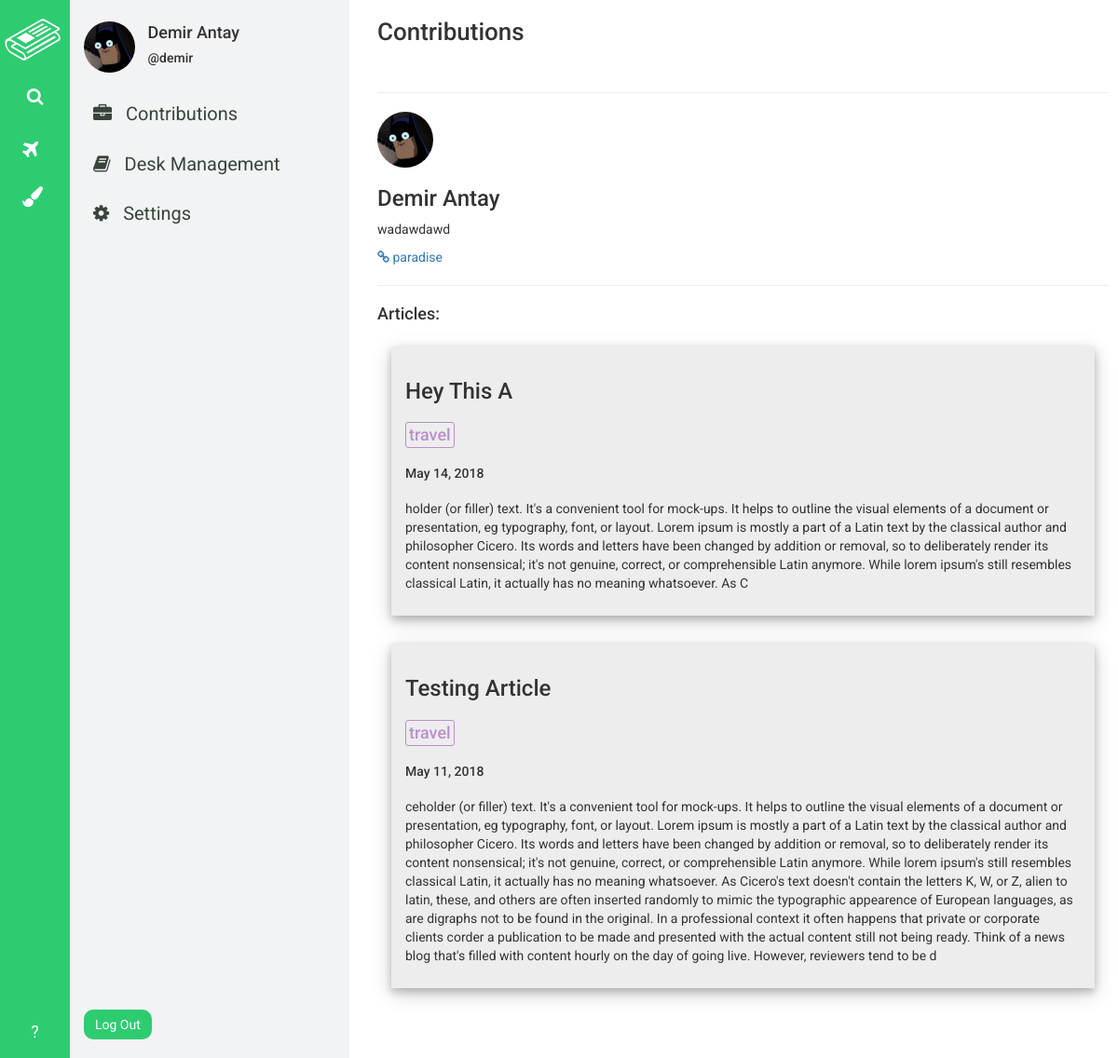
/profile/contributions/ (signed in), run on an earlier commit of the app's database.
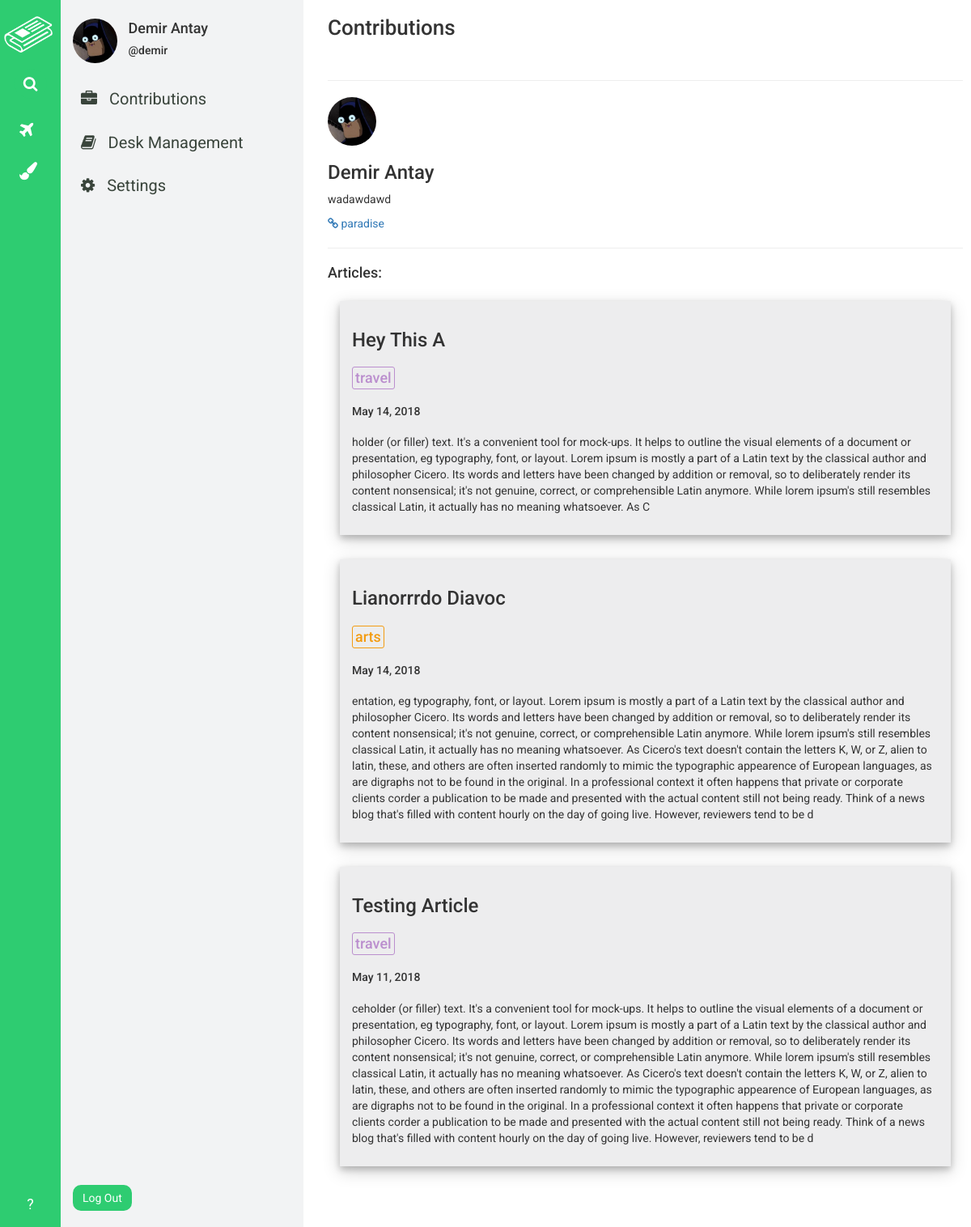
And on a later commit of the database.
### desk_app/models.py (models this page shows, shortened)
class DeskWorkers(models.Model):
    worker = models.ForeignKey(User, on_delete=models.CASCADE)
    joined_desk = models.ForeignKey(Desk, on_delete=models.CASCADE)

class Desk(models.Model):
    sub_editor = models.ForeignKey(User, on_delete=models.CASCADE)
    image = models.ImageField(
        upload_to='deks_images/', blank=False, null=False
    )
    CATEGORY_CHOICES = (
        ('WORLD', 'fa fa-globe'),
        ('METRO', 'fa fa-building'),
        ('POLITICS', 'fa-flag'),
        ('BUSINESS', 'fa fa-suitcase'),
        ('TECH', 'fa fa-code'),
        ('SCIENCE', 'fa fa-flask'),
        ('OPINION', 'fa fa-gavel'),
        ('HEALTH', 'fa fa-heart'),
        ('SPORTS', 'fa fa-bicycle'),
        ('ARTS', 'fa fa-paint-brush'),
        ('BOOKS', 'fa fa-book'),
        ('STYLE', 'fa fa-eye'),
        ('TRAVEL', 'fa fa-plane'),
        ('MAGAZINE', 'fa fa-file'),
        ('TABLOID', 'fa fa-phone'),
    )
    CATEGORY_COLOR_CHOICES = (
        ('WORLD', '#3498DB'),
        ('METRO', '#2980B9'),
        ('POLITICS', '#5D6D7E'),
        ('BUSINESS', '#2E4053'),
        ('TECH', '#F4D03F'),
        ('SCIENCE', '#2ECC71'),
        ('OPINION', '#9B59B6'),
        ('HEALTH', '#E74C3C'),
        ('SPORTS', '#58D68D'),
        ('ARTS', '#F39C12'),
        ('BOOKS', '#E67E22'),
        ('STYLE', '#F5B7B1'),
        ('TRAVEL', '#BB8FCE'),
        ('MAGAZINE', '#8E44AD'),
        ('TABLOID', '#A569BD'),
    )
    category = models.CharField(max_length=50, choices=CATEGORY_CHOICES)
    category_color = models.CharField(
        max_length=50, choices=CATEGORY_COLOR_CHOICES
    )
    name = models.CharField(max_length=30)
    description = models.TextField()
    creation_date = models.DateField(default=timezone.now)

class Article(models.Model):
    author = models.ForeignKey(User, on_delete=models.CASCADE)
    author_settings = models.ForeignKey(
            ProfileSettings, on_delete=models.CASCADE, null=True
        )
    desk = models.ForeignKey('Desk', on_delete=models.CASCADE, null=True)
    title = models.CharField(max_length=120)
    content = models.TextField()
    publish_date = models.DateField(default=timezone.now)
    category = models.CharField(max_length=50)
    pushed_to_done = models.BooleanField(default=False)
    pushed_to_publish = models.BooleanField(default=False)

### profile_app/views.py (the view)
# urls.py: path('contributions/', views.contributions, name='contributions'),
@login_required
def contributions(request):
    current_user = get_object_or_404(User, pk=request.user.id)
    try:
        current_user_articles = Article.objects.filter(author=current_user)\
                                    .order_by('-publish_date')
    except ObjectDoesNotExist:
        current_user_articles = None
    try:
        current_user_settings = ProfileSettings.objects.get(user=current_user)
    except ObjectDoesNotExist:
        current_user_settings = None
    try:
        current_user_desks = DeskWorkers.objects.filter(worker=current_user)
    except ObjectDoesNotExist:
        current_user_desks = None
    data = {
        'current_user': current_user,
        'has_profile_navbar': True,
        'current_user_settings': current_user_settings,
        'current_user_desks': current_user_desks,
        'current_user_articles': current_user_articles,
    }
    return render(request, 'profile_app/contributions.html', context=data)

### templates/profile_app/contributions.html
{% extends 'base.html' %}
{% load staticfiles %}
{% block css_link %}
<link rel="stylesheet" href="{% static 'profile_app/css/contributions_style.css' %}" />
{% endblock %}
{% block content %}
<div id="wrapper">
  <h3 id="header">Contributions</h3>
  <br />
  <hr />
  <img src="{{current_user_settings.profile_photo.url}}" alt="pp_image" height="60px" width="60px" />
  <h3>{{ current_user_settings.name }}</h3>
  <p>{{ current_user_settings.bio }}</p>
  <a href="{{ current_user_settings.personal_link }}"><i class="fa fa-link"></i> {{ current_user_settings.personal_link }}</a>
  <hr />
  <h4>Articles:</h4>
  <div id="articles-container">
    {% for article in current_user_articles %}
      <div id="article-cell">
        <h3>{{ article.title }}</h3>
        <h4 style="color:{{article.desk.get_category_color_display}}; border: 1px solid {{article.desk.get_category_color_display}}; display:inline-block; padding:3px; border-radius: 3px;">{{ article.category|lower }}</h4>
        <h5 style="margin-bottom:20px;">{{ article.publish_date }}</h5>
        <p>{{ article.content }}</p>
      </div>
    {% endfor %}
  </div>
</div>
{% endblock %}

### templates/base.html (shortened to what this page needs)
{% load staticfiles %}
<!DOCTYPE html>
<html>
<head>
  <link rel="stylesheet" href="https://maxcdn.bootstrapcdn.com/bootstrap/3.3.7/css/bootstrap.min.css">
  <link rel="stylesheet" href="https://cdnjs.cloudflare.com/ajax/libs/font-awesome/4.7.0/css/font-awesome.min.css">
  <link rel="stylesheet" href="{% static 'base.css' %}">
  {% block css_link %}{% endblock %}
</head>
<body>
  {% if has_profile_navbar == True %}
    <div id="home-navbar-left-part">
      <a href="{% url 'dashboard' %}"><img src="{% static 'assets/white-logo.png' %}" alt="logo"/></a>
      <a id="home-search-link" href="{% url 'search' %}"><p class="text-center"><i class="fa fa-search"></i></p></a>
      <div id="home-desk-links">
        {% for desk in current_user_desks %}
          <a href="{% url 'to_do' deskname=desk.joined_desk.name %}" id="desk-link"><p><i class="{{ desk.joined_desk.get_category_display }}"></i> <span>{{ desk.joined_desk.name }}</span></p></a>
        {% endfor %}
      </div>
      <a id="home-help-link" href="" class="text-center"><p class="text-center">?</p></a>
    </div>
    <div id="home-navbar-right-part">
      <div id="right-part-author-info">
        {% if current_user_settings.profile_photo %}
            <img src="{{ current_user_settings.profile_photo.url }}" alt="Profile photo" height="55px" width="55px" />
        {% else %}
           <img src="" alt="go_to_settings" height="55px" width="55px" />
        {% endif %}
        <div id="right-part-author-name">
          <h4> {{ current_user_settings.name }}</h4>
          <h5>@{{ current_user.username }}</h5>
        </div>
      </div>
      <a href="{% url 'contributions' %}"><i class="fa fa-briefcase"></i> Contributions</a>
      <a href="{% url 'desk_management' %}"><i class="fa fa-book"></i> Desk Management</a>
      <a href="{% url 'settings' %}"><i class="fa fa-cog"></i> Settings</a>
      <form method="POST" action="{% url 'logout' %}" id="logout_form">
        <input type="submit" value="Log Out" name="log_out_btn"/>
      </form>
    </div>
  {% endif %}
  {% block content %}{% endblock %}
</body>
</html>

What changed in the data, as far as the page shows it:
added Article: title "Lianorrrdo Diavoc", category "arts", publish_date "May 14, 2018", content "entation, eg typography, font, or layout. Lorem ipsum is mostly a part of a Latin text by the classical author and philosopher Cicero. Its words and letters have been changed by addition or removal, so to deliberately render its content nonsensical; it's not genuine, correct, or comprehensible Latin anymore. While lorem ipsum's still resembles classical Latin, it actually has no meaning whatsoever. As Cicero's text doesn't contain the letters K, W, or Z, alien to latin, these, and others are often inserted randomly to mimic the typographic appearence of European languages, as are digraphs not to be found in the original. In a professional context it often happens that private or corporate…"
